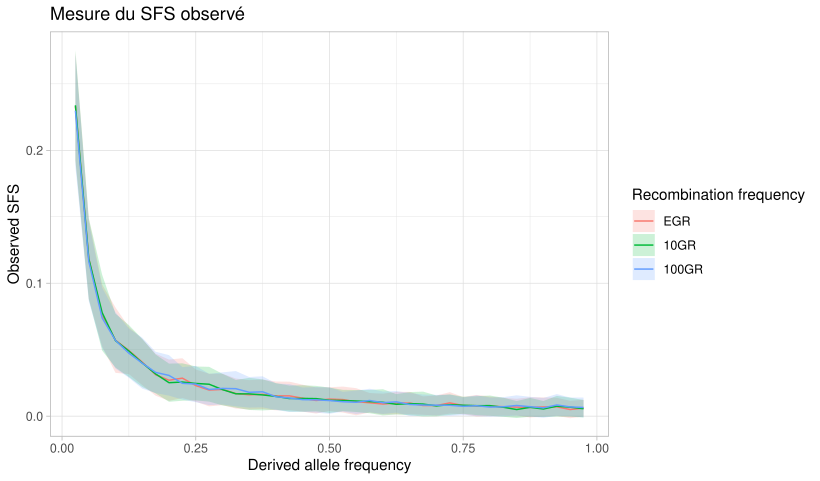

Recreate this plot in R.
#!/usr/bin/env Rscript

## Author : Louis OLLIVIER ~ louis.ollivier@etu.univ-rouen.fr 
## Université Paris-Saclay
## Lab : LISN ~ UMR9015 ~ BIOINFO team 

###### Package initialization  ----------------------------------------

if (!require('tidyverse', quietly = T)) install.packages('tidyverse');
library(tidyverse)

###### Data upload and formatting ----------------------------------------

rm(list=ls()) 

freq = c(1/40,2/40,3/40,4/40,5/40,6/40,7/40,8/40,9/40,10/40,11/40,12/40,13/40,14/40,15/40,16/40,17/40,18/40,19/40,20/40,21/40,22/40,23/40,24/40,25/40,26/40,27/40,28/40,29/40,30/40,31/40,32/40,33/40,34/40,35/40,36/40,37/40,38/40,39/40)

data_EGR_neutral = read_csv("rawSFS_EGR_neutral.csv",col_names = F)

mean = apply(data_EGR_neutral, 2, mean)
sd = apply(data_EGR_neutral, 2, sd)
ymin = mean-sd
ymax = mean+sd

EGR_neutral = data.frame(freq,mean,ymin,ymax) %>%
  add_column(submodel="EGR", .before=1)
EGR_neutral

rm(data_EGR_neutral)

data_10GR_neutral = read_csv("rawSFS_10GR_neutral.csv",col_names = F)

mean = apply(data_10GR_neutral, 2, mean)
sd = apply(data_10GR_neutral, 2, sd)
ymin = mean-sd
ymax = mean+sd

r10GR_neutral = data.frame(freq,mean,ymin,ymax) %>%
  add_column(submodel="10GR", .before=1)
r10GR_neutral

rm(data_10GR_neutral)

data_100GR_neutral = read_csv("rawSFS_100GR_neutral.csv",col_names = F)

mean = apply(data_100GR_neutral, 2, mean)
sd = apply(data_100GR_neutral, 2, sd)
ymin = mean-sd
ymax = mean+sd

r100GR_neutral = data.frame(freq,mean,ymin,ymax) %>%
  add_column(submodel="100GR", .before=1)
r100GR_neutral

rm(data_100GR_neutral)
rm(mean,sd,ymin,ymax,freq)

raw_SFS_data = bind_rows(EGR_neutral,r10GR_neutral,r100GR_neutral) %>%
  as_tibble()
raw_SFS_data

rm(EGR_neutral,r10GR_neutral,r100GR_neutral)

raw_SFS_data$submodel <- factor(raw_SFS_data$submodel , levels=c("EGR", "10GR","100GR"))

###### Plot : rawalized SFS for each frequency for each submodel ----------------------------------------

SFSraw = ggplot(raw_SFS_data, aes(x = freq, y = mean, group=submodel, fill=submodel)) +
  geom_ribbon(aes(ymin=ymin, ymax=ymax),alpha=0.2) +
  geom_line(aes(color = factor(submodel))) +
  labs(title="Mesure du SFS observé",
       x = "Derived allele frequency",
       y = "Observed SFS",
       color="Recombination frequency",
       fill="Recombination frequency",
       linetype="Recombination frequency") + 
  theme_light() 
ggsave("SFSraw.pdf") 
SFSraw

rm(list=ls())
